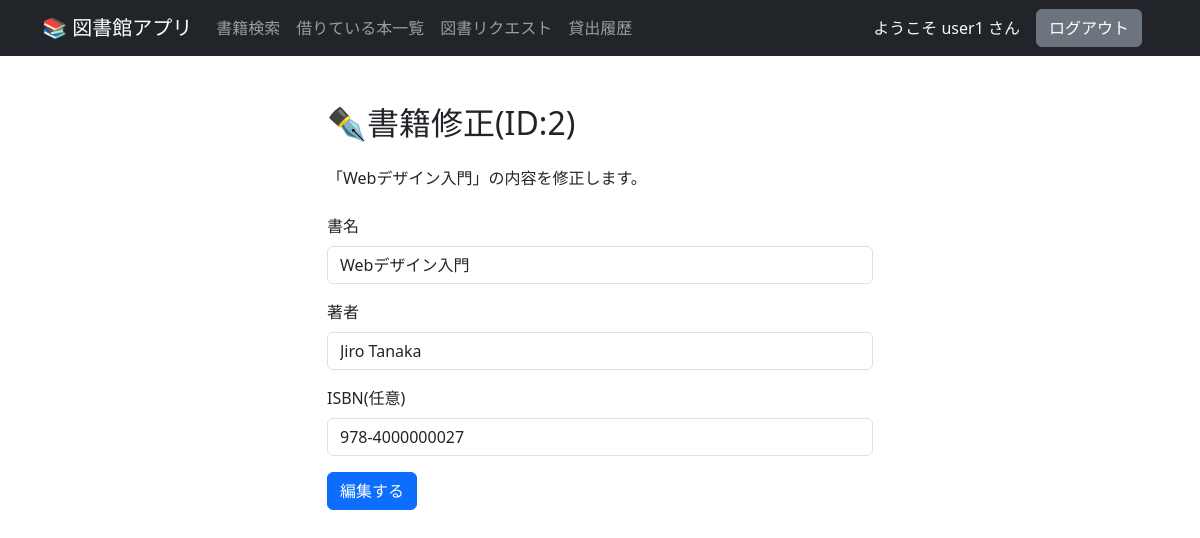
The app's page /edit_book/2 (signed in) with its own data.
### learning_pyhton/library/models.py (models this page shows, shortened)
class User(db.Model):
    __tablename__ = 'users'
    id = db.Column(db.Integer, primary_key=True)
    username = db.Column(db.String(80), unique=True, nullable=False)
    password_hash = db.Column(db.String(128), nullable=False)
    role = db.Column(db.String(10), nullable=True)
    loans = db.relationship("Loan", back_populates="user")

class Book(db.Model):
    __tablename__ = 'books'
    id = db.Column(db.Integer, primary_key=True)
    title = db.Column(db.String(200), nullable=False)
    author = db.Column(db.String(100), nullable=False)
    isbn = db.Column(db.String(20), unique=True ,nullable=False)
    loans = db.relationship("Loan", back_populates="book", lazy="dynamic")

### learning_pyhton/library/app.py (the view, shortened to what this page needs)
@app.route("/edit_book/<int:book_id>", methods=["GET", "POST"])
def edit_book(book_id):
    user_id = session.get("user_id")
    if not user_id:
        return redirect(url_for("login"))
    current_user = User.query.get(user_id)
    form = EditForm()
    edit_book = Book.query.get_or_404(book_id)
    form.title.data = edit_book.title
    form.author.data = edit_book.author
    form.isbn.data = edit_book.isbn
    return render_template("edit_book.html", form=form, edit_book = edit_book, username=current_user.username)

### learning_pyhton/library/forms.py
class EditForm(FlaskForm):
    title = StringField("書名", validators=[DataRequired()])
    author = StringField("著者", validators=[DataRequired()])
    isbn  = StringField("ISBN(任意)", validators=[DataRequired()])
    submit = SubmitField("編集する")

### learning_pyhton/library/templates/edit_book.html (shortened to what this page needs)
{% extends "base.html" %}
{% block content %}
<div class="container mt-5">
    <div class="row justify-content-center">
        <div class="col-md-6">
            <h2 class="mb-4">✒書籍修正(ID:{{edit_book.id}})</h2>
            <p class="mb-4">「{{edit_book.title}}」の内容を修正します。</p>
            {{ render_form(form, button_map={'submit':'primary'}) }}
        </div>
    </div>
</div>
{% endblock %}

### learning_pyhton/library/templates/base.html (shortened to what this page needs)
{% from 'bootstrap5/form.html' import render_form %}
{% from 'bootstrap5/utils.html' import render_messages %}
<!DOCTYPE html>
<html lang="ja">
<head>
  {{ bootstrap.load_css() }}
</head>
<body>
  <nav class="navbar navbar-expand-lg navbar-dark bg-dark">
    <div class="container">
      <a class="navbar-brand" href="/">📚 図書館アプリ</a>
      <div class="collapse navbar-collapse" id="navbarNav">
        <ul class="navbar-nav me-auto">
          <li class="nav-item">
            <a class="nav-link" href="{{ url_for('search') }}">書籍検索</a>
          </li>
          <li class="nav-item">
            <a class="nav-link" href="{{ url_for('borrowed_books') }}">借りている本一覧</a>
          </li>
          <li class="nav-item">
            <a class="nav-link" href="{{ url_for('request_book')}}">図書リクエスト</a>
          </li>
          <li class="nav-item">
            <a class="nav-link" href="{{ url_for('loan_history')}}">貸出履歴</a>
          </li>
        </ul>
        <span class="navbar-text text-light me-3">
          ようこそ {{ username }} さん
        </span>
        <form method="POST" action="{{ url_for('logout') }}" class="text-light me-3">
          <button type="submit" class="btn btn-secondary">
            ログアウト
          </button>
        </form>
      </div>
    </div>
  </nav>
  {% block content %}{% endblock %}
</body>
</html>

### records on screen
User: username "user1"
Book: id "2", title "Webデザイン入門", author "Jiro Tanaka", isbn "978-4000000027"
